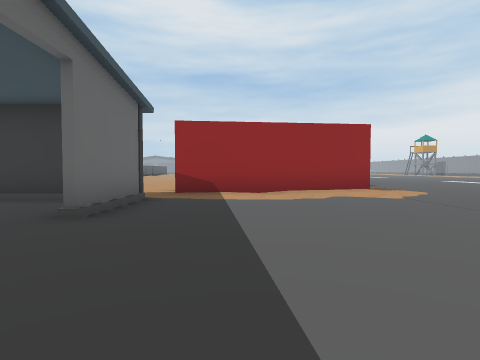
view 1 (above)

16 first-person views from a walk through a scene from a Unity 3-D project. The camera is 1.2 m above the floor, tilts 2° down and sees 80° across. The floor is counted in squares, 2 m on a side. Each view is taken from the middle of a square. On the plan, view 1 faces up. The plan holds only what a view shows up to about 9 squares ahead; the rest is blank. The place goes on beyond the plan.

view 2
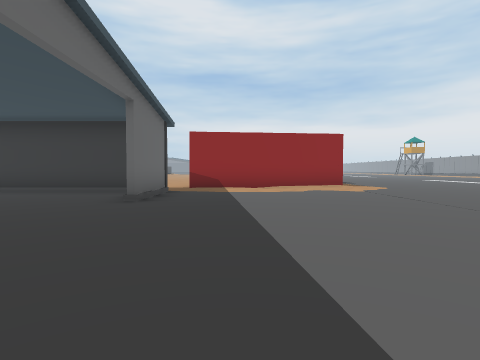

view 3
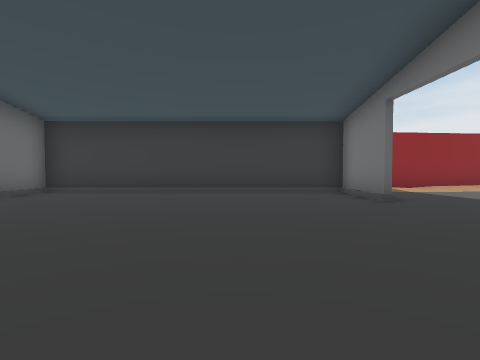

view 4
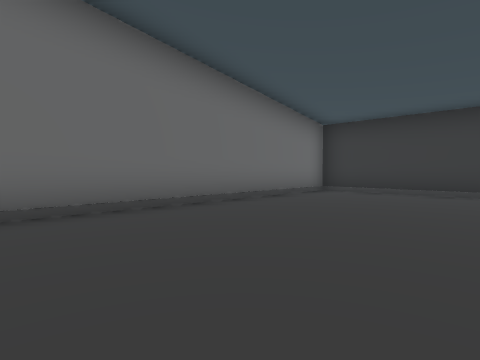

view 5
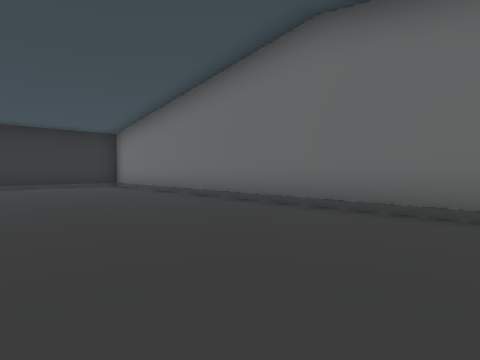

view 6
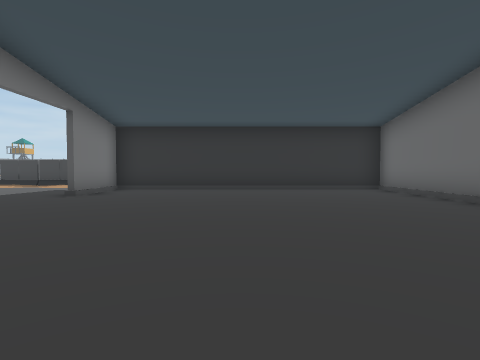

view 7
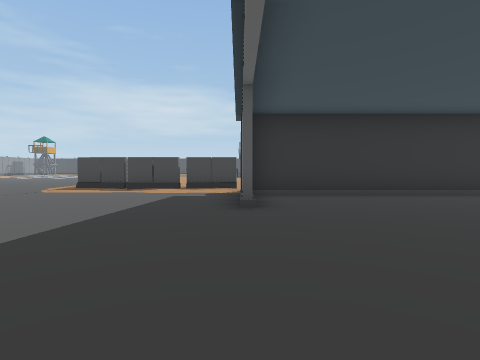

view 8
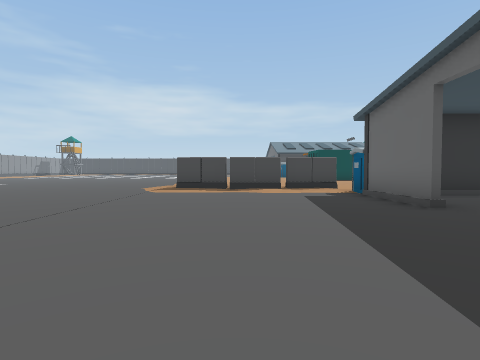

view 9
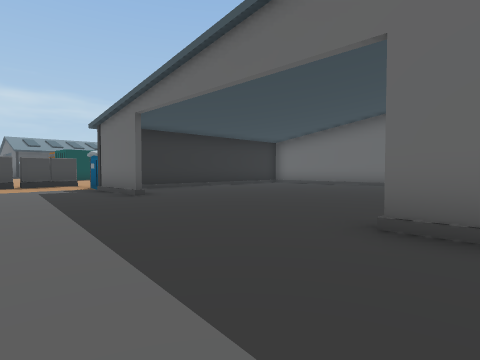

view 10
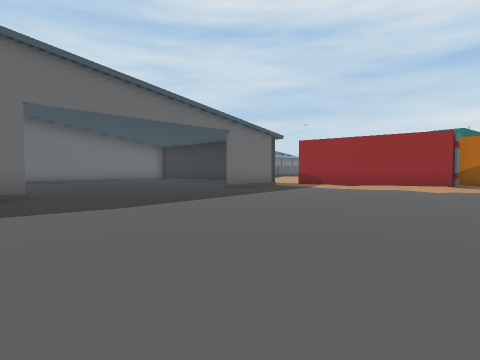

view 11
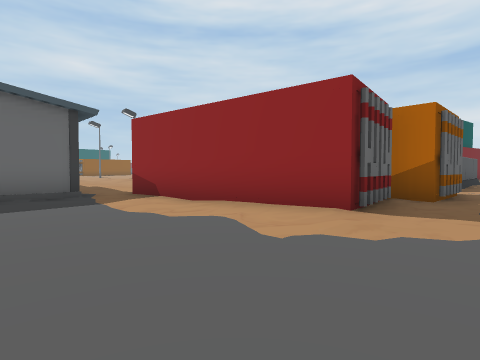

view 12
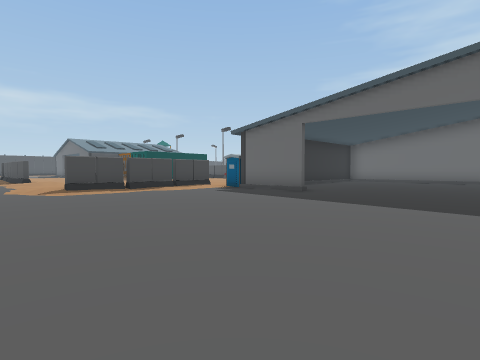

view 13
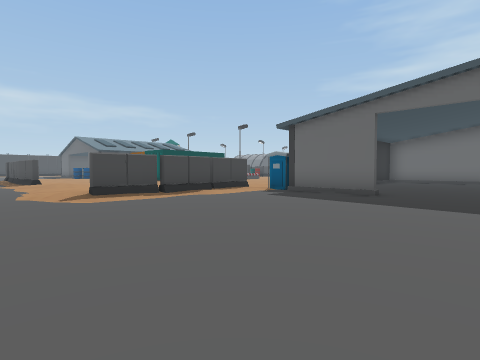

view 14
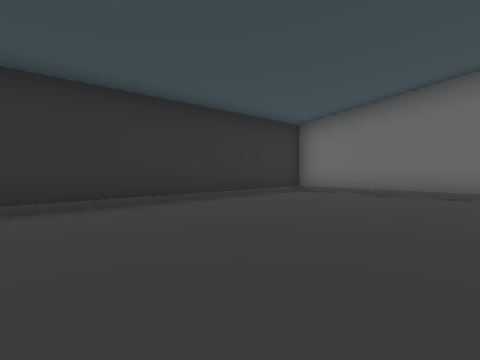

view 15
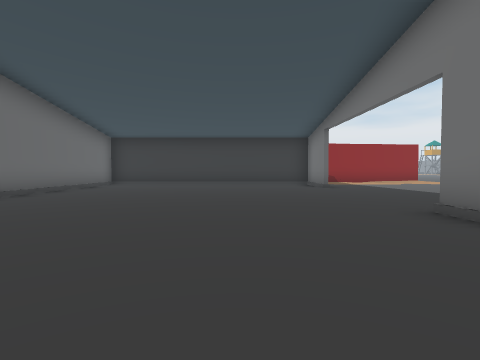

view 16
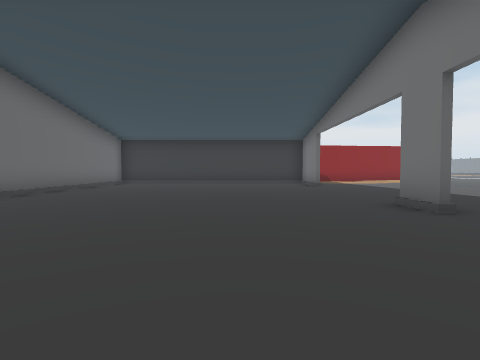

### Floor plan
Key: @ floor where view 1 was taken; # wall or solid block; . main floor; : floor 0.25 m higher than the main floor; O other object.
Columns run from 10 left of view 1 to 5 right of it. Each row starts with its distance up from view 1.
 16               O
 15               O
 14               O
 13               .
 12               #
 11               #
 10              OO
  9             ##..
  8             #O..
  7       :..#O..:..
  6 #########.......
  5 #.......#.......
  4 #.......#.......
  3 #..............
  2 #...............
  1 #...............
  0 #.........@.....
 -1 #...............
 -2 #.......#.......
 -3 #.......:.......
 -4 #...............
 -5 #...............
 -6 #...............
 -7 #...............
 -8 #...............
 -9 #.......#.......
-10 #.......#.......
-11 ########O.......
-12         O.OO....
-13         OOO OO..

Positions as (right, up) in squares from view 1, and headings:
1: (0, 0), facing up
2: (0, -2), facing up
3: (-5, -2), facing up
4: (-6, -2), facing up-left
5: (-6, 0), facing down-left
6: (-6, -2), facing down
7: (-2, -4), facing down
8: (1, -4), facing down
9: (1, -2), facing down-left
10: (5, -3), facing up-left
11: (5, 4), facing up-left
12: (5, -4), facing down-left
13: (5, -6), facing down-left
14: (-3, -6), facing down-left
15: (-5, -6), facing up
16: (-5, -7), facing up
